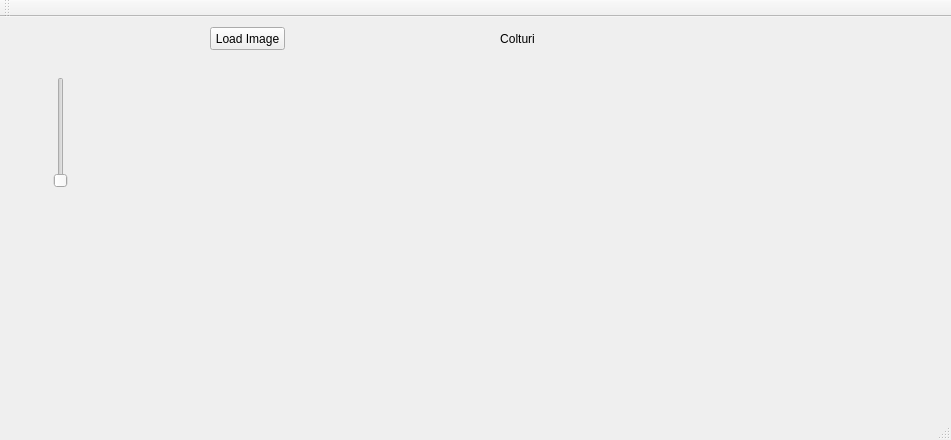
<?xml version="1.0" encoding="UTF-8"?>
<ui version="4.0">
 <class>MainWindow</class>
 <widget class="QMainWindow" name="MainWindow">
  <property name="geometry">
   <rect>
    <x>0</x>
    <y>0</y>
    <width>951</width>
    <height>440</height>
   </rect>
  </property>
  <property name="windowTitle">
   <string>MainWindow</string>
  </property>
  <widget class="QWidget" name="centralWidget">
   <widget class="QPushButton" name="pushButton_LoadImage">
    <property name="geometry">
     <rect>
      <x>210</x>
      <y>10</y>
      <width>75</width>
      <height>23</height>
     </rect>
    </property>
    <property name="text">
     <string>Load Image</string>
    </property>
   </widget>
   <widget class="QLabel" name="label_LoadImage">
    <property name="geometry">
     <rect>
      <x>200</x>
      <y>50</y>
      <width>211</width>
      <height>221</height>
     </rect>
    </property>
    <property name="text">
     <string/>
    </property>
   </widget>
   <widget class="QLabel" name="label_Corner">
    <property name="geometry">
     <rect>
      <x>440</x>
      <y>50</y>
      <width>211</width>
      <height>221</height>
     </rect>
    </property>
    <property name="text">
     <string/>
    </property>
   </widget>
   <widget class="QSlider" name="verticalSlider">
    <property name="geometry">
     <rect>
      <x>50</x>
      <y>60</y>
      <width>22</width>
      <height>111</height>
     </rect>
    </property>
    <property name="orientation">
     <enum>Qt::Vertical</enum>
    </property>
   </widget>
   <widget class="QLabel" name="label_VerticalSlider">
    <property name="geometry">
     <rect>
      <x>40</x>
      <y>180</y>
      <width>47</width>
      <height>13</height>
     </rect>
    </property>
    <property name="text">
     <string/>
    </property>
   </widget>
   <widget class="QLabel" name="label_Desenare_Colturi">
    <property name="geometry">
     <rect>
      <x>700</x>
      <y>50</y>
      <width>211</width>
      <height>221</height>
     </rect>
    </property>
    <property name="text">
     <string/>
    </property>
   </widget>
   <widget class="QLabel" name="label_DetectareColturi">
    <property name="geometry">
     <rect>
      <x>480</x>
      <y>10</y>
      <width>75</width>
      <height>23</height>
     </rect>
    </property>
    <property name="text">
     <string>Colturi</string>
    </property>
    <property name="alignment">
     <set>Qt::AlignCenter</set>
    </property>
   </widget>
  </widget>
  <widget class="QMenuBar" name="menuBar">
   <property name="geometry">
    <rect>
     <x>0</x>
     <y>0</y>
     <width>951</width>
     <height>21</height>
    </rect>
   </property>
  </widget>
  <widget class="QToolBar" name="mainToolBar">
   <attribute name="toolBarArea">
    <enum>TopToolBarArea</enum>
   </attribute>
   <attribute name="toolBarBreak">
    <bool>false</bool>
   </attribute>
  </widget>
  <widget class="QStatusBar" name="statusBar"/>
 </widget>
 <layoutdefault spacing="6" margin="11"/>
 <resources/>
 <connections/>
</ui>
